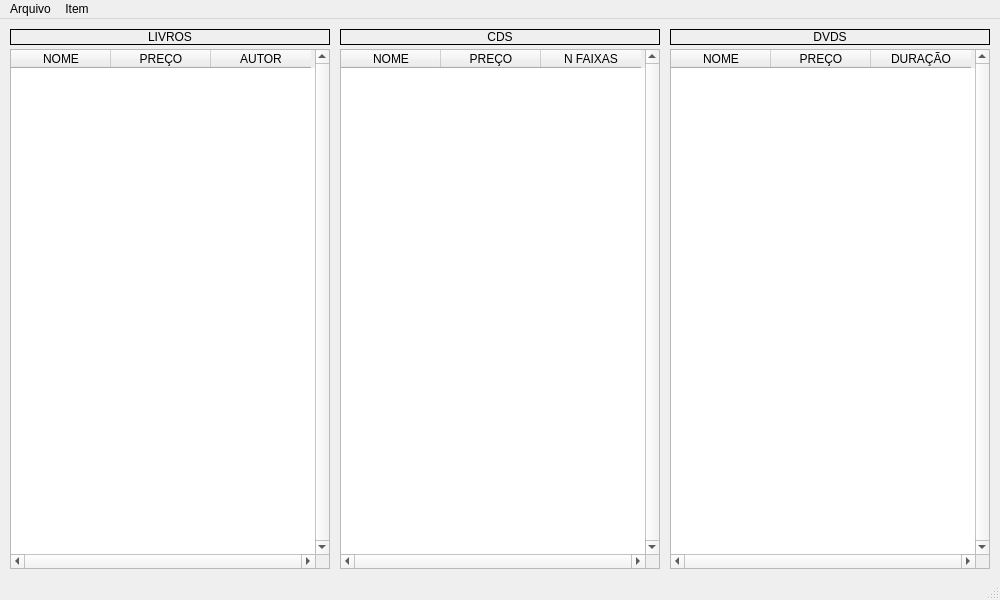
<?xml version="1.0" encoding="UTF-8"?>
<ui version="4.0">
 <class>MainLoja</class>
 <widget class="QMainWindow" name="MainLoja">
  <property name="geometry">
   <rect>
    <x>0</x>
    <y>0</y>
    <width>1000</width>
    <height>600</height>
   </rect>
  </property>
  <property name="windowTitle">
   <string>Estoque em loja</string>
  </property>
  <widget class="QWidget" name="centralwidget">
   <widget class="QTableWidget" name="tableWidgetLivros">
    <property name="geometry">
     <rect>
      <x>10</x>
      <y>30</y>
      <width>320</width>
      <height>520</height>
     </rect>
    </property>
    <property name="verticalScrollBarPolicy">
     <enum>Qt::ScrollBarAlwaysOn</enum>
    </property>
    <property name="horizontalScrollBarPolicy">
     <enum>Qt::ScrollBarAlwaysOn</enum>
    </property>
    <property name="tabKeyNavigation">
     <bool>false</bool>
    </property>
    <property name="selectionMode">
     <enum>QAbstractItemView::SingleSelection</enum>
    </property>
    <property name="selectionBehavior">
     <enum>QAbstractItemView::SelectRows</enum>
    </property>
    <attribute name="verticalHeaderVisible">
     <bool>false</bool>
    </attribute>
    <column>
     <property name="text">
      <string>NOME</string>
     </property>
    </column>
    <column>
     <property name="text">
      <string>PREÇO</string>
     </property>
    </column>
    <column>
     <property name="text">
      <string>AUTOR</string>
     </property>
    </column>
   </widget>
   <widget class="QLabel" name="labelLivros">
    <property name="geometry">
     <rect>
      <x>10</x>
      <y>10</y>
      <width>320</width>
      <height>16</height>
     </rect>
    </property>
    <property name="frameShape">
     <enum>QFrame::Box</enum>
    </property>
    <property name="text">
     <string>LIVROS</string>
    </property>
    <property name="alignment">
     <set>Qt::AlignCenter</set>
    </property>
   </widget>
   <widget class="QTableWidget" name="tableWidgetCDs">
    <property name="geometry">
     <rect>
      <x>340</x>
      <y>30</y>
      <width>320</width>
      <height>520</height>
     </rect>
    </property>
    <property name="verticalScrollBarPolicy">
     <enum>Qt::ScrollBarAlwaysOn</enum>
    </property>
    <property name="horizontalScrollBarPolicy">
     <enum>Qt::ScrollBarAlwaysOn</enum>
    </property>
    <property name="tabKeyNavigation">
     <bool>false</bool>
    </property>
    <property name="selectionMode">
     <enum>QAbstractItemView::SingleSelection</enum>
    </property>
    <property name="selectionBehavior">
     <enum>QAbstractItemView::SelectRows</enum>
    </property>
    <attribute name="verticalHeaderVisible">
     <bool>false</bool>
    </attribute>
    <column>
     <property name="text">
      <string>NOME</string>
     </property>
    </column>
    <column>
     <property name="text">
      <string>PREÇO</string>
     </property>
    </column>
    <column>
     <property name="text">
      <string>N FAIXAS</string>
     </property>
    </column>
   </widget>
   <widget class="QTableWidget" name="tableWidgetDVDs">
    <property name="geometry">
     <rect>
      <x>670</x>
      <y>30</y>
      <width>320</width>
      <height>520</height>
     </rect>
    </property>
    <property name="verticalScrollBarPolicy">
     <enum>Qt::ScrollBarAlwaysOn</enum>
    </property>
    <property name="horizontalScrollBarPolicy">
     <enum>Qt::ScrollBarAlwaysOn</enum>
    </property>
    <property name="tabKeyNavigation">
     <bool>false</bool>
    </property>
    <property name="selectionMode">
     <enum>QAbstractItemView::SingleSelection</enum>
    </property>
    <property name="selectionBehavior">
     <enum>QAbstractItemView::SelectRows</enum>
    </property>
    <attribute name="verticalHeaderVisible">
     <bool>false</bool>
    </attribute>
    <column>
     <property name="text">
      <string>NOME</string>
     </property>
    </column>
    <column>
     <property name="text">
      <string>PREÇO</string>
     </property>
    </column>
    <column>
     <property name="text">
      <string>DURAÇÃO</string>
     </property>
    </column>
   </widget>
   <widget class="QLabel" name="labelCDs">
    <property name="geometry">
     <rect>
      <x>340</x>
      <y>10</y>
      <width>320</width>
      <height>16</height>
     </rect>
    </property>
    <property name="frameShape">
     <enum>QFrame::Box</enum>
    </property>
    <property name="text">
     <string>CDS</string>
    </property>
    <property name="alignment">
     <set>Qt::AlignCenter</set>
    </property>
   </widget>
   <widget class="QLabel" name="labelDVDs">
    <property name="geometry">
     <rect>
      <x>670</x>
      <y>10</y>
      <width>320</width>
      <height>16</height>
     </rect>
    </property>
    <property name="frameShape">
     <enum>QFrame::Box</enum>
    </property>
    <property name="text">
     <string>DVDS</string>
    </property>
    <property name="alignment">
     <set>Qt::AlignCenter</set>
    </property>
   </widget>
  </widget>
  <widget class="QMenuBar" name="menubar">
   <property name="geometry">
    <rect>
     <x>0</x>
     <y>0</y>
     <width>1000</width>
     <height>21</height>
    </rect>
   </property>
   <widget class="QMenu" name="menuArquivo">
    <property name="title">
     <string>Arquivo</string>
    </property>
    <addaction name="actionLer"/>
    <addaction name="actionSalvar"/>
    <addaction name="separator"/>
    <addaction name="actionSair"/>
   </widget>
   <widget class="QMenu" name="menuItem">
    <property name="title">
     <string>Item</string>
    </property>
    <addaction name="actionIncluir_Livro"/>
    <addaction name="actionIncluir_CD"/>
    <addaction name="actionIncluir_DVD"/>
   </widget>
   <addaction name="menuArquivo"/>
   <addaction name="menuItem"/>
  </widget>
  <widget class="QStatusBar" name="statusbar"/>
  <action name="actionLer">
   <property name="text">
    <string>Ler...</string>
   </property>
  </action>
  <action name="actionSalvar">
   <property name="text">
    <string>Salvar...</string>
   </property>
  </action>
  <action name="actionSair">
   <property name="text">
    <string>Sair</string>
   </property>
  </action>
  <action name="actionIncluir_Livro">
   <property name="text">
    <string>Incluir Livro...</string>
   </property>
  </action>
  <action name="actionIncluir_CD">
   <property name="text">
    <string>Incluir CD...</string>
   </property>
  </action>
  <action name="actionIncluir_DVD">
   <property name="text">
    <string>Incluir DVD...</string>
   </property>
  </action>
 </widget>
 <resources/>
 <connections/>
</ui>
